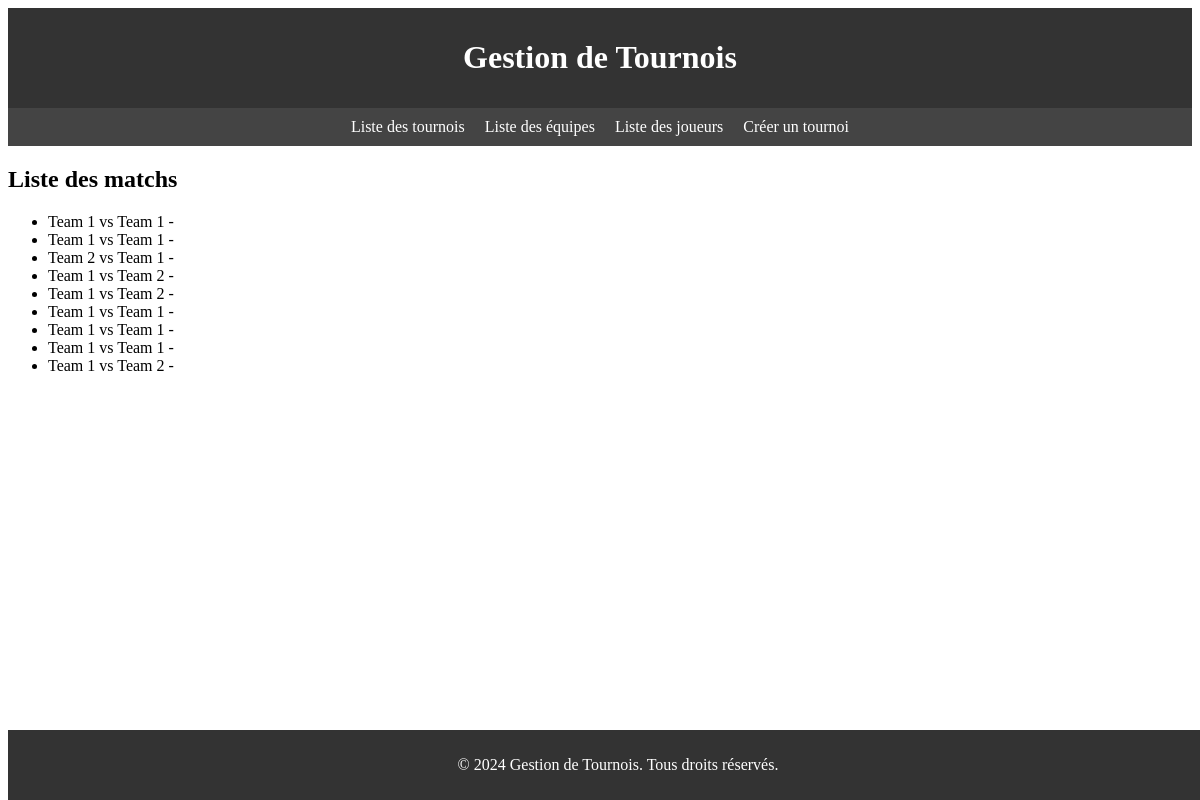
Before: /managertournament/matches/ with the older database file.
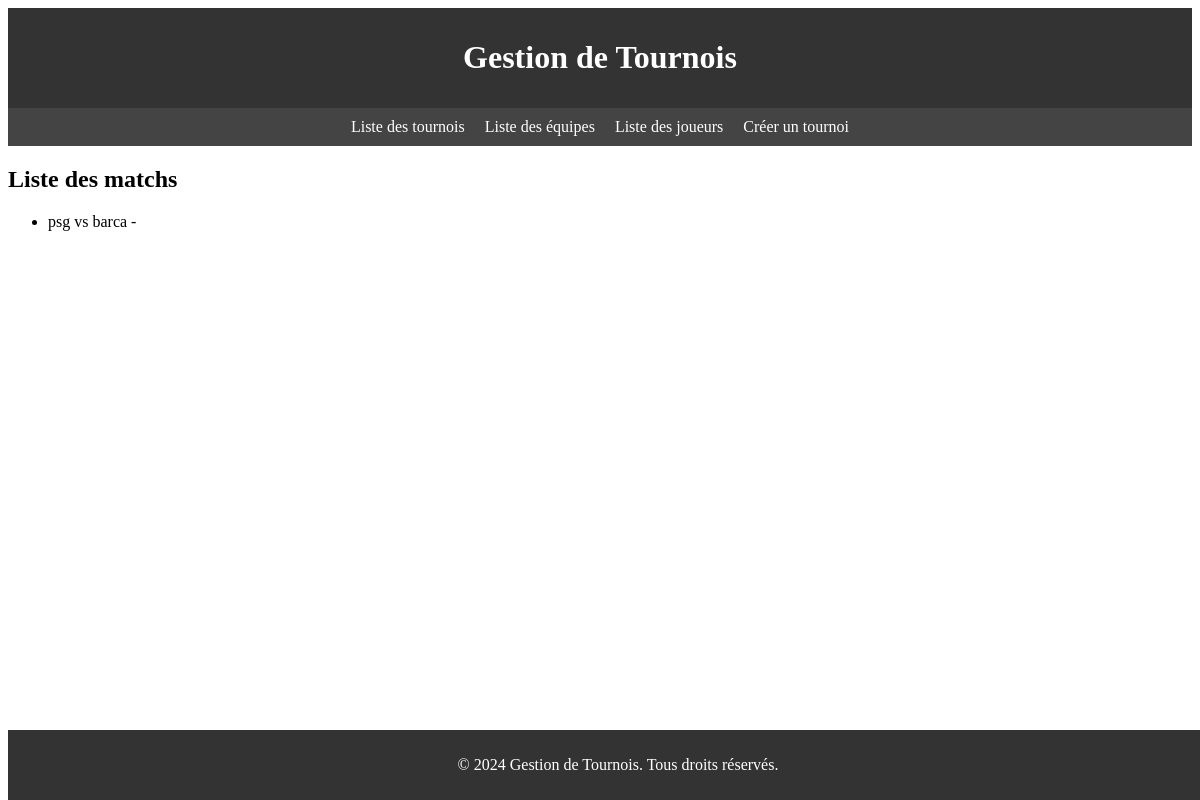
After: the same page with the newer database file.
### managertournament/models.py (models this page shows, shortened)
class Match(models.Model):
    tournament = models.ForeignKey(Tournament, on_delete=models.CASCADE)
    date = models.DateField(default=None, null=True)
    team1 = models.ForeignKey(Team, related_name='team1_matches', on_delete=models.CASCADE)
    team2 = models.ForeignKey(Team, related_name='team2_matches', on_delete=models.CASCADE)
    time = models.TimeField()
    score_team1 = models.IntegerField(default=0)
    score_team2 = models.IntegerField(default=0)
    app_label = 'managertournament'

class Team(models.Model):
    name = models.CharField(max_length=100)
    tournament = models.ForeignKey('Tournament', on_delete=models.CASCADE)
    score = models.IntegerField(default=0)
    def __str__(self):
        return self.name
    class Meta:
        verbose_name_plural = "teams"
    app_label = 'managertournament'

### managertournament/views.py (the view)
# urls.py: path('matches/', views.match_list, name='match_list'),
def match_list(request):
    matches = Match.objects.all()
    return render(request, 'match_list.html', {'matches': matches})

### managertournament/templates/match_list.html
{% extends 'base.html' %} {% block content %}
<h2>Liste des matchs</h2>
<ul>
  {% for match in matches %}
  <li>{{ match.team1 }} vs {{ match.team2 }} - {{ match.date_time }}</li>
  {% endfor %}
</ul>
{% endblock %}

### managertournament/templates/base.html (shortened to what this page needs)
<!DOCTYPE html>
<html lang="en">
  <head>
  </head>
  <body>
    <header>
      <h1>Gestion de Tournois</h1>
    </header>
    <nav>
      <a href="{% url 'managertournament:tournament_list' %}"
        >Liste des tournois</a
      >
      <a href="{% url 'managertournament:team_list' %}">Liste des équipes</a>
      <a href="{% url 'managertournament:player_list' %}">Liste des joueurs</a>
      <a href="{% url 'managertournament:tournament_create' %}"
        >Créer un tournoi</a
      >
    </nav>
    <main>
      {% block content %}{% endblock %}
    </main>
    <footer>
      <p>&copy; 2024 Gestion de Tournois. Tous droits réservés.</p>
    </footer>
  </body>
</html>

### managertournament/templates/base.html (style rules this page uses)
header { background-color: #333; color: #fff; padding: 10px; text-align: center; }
nav { display: flex; justify-content: center; background-color: #444; padding: 10px; }
nav a { color: #fff; text-decoration: none; margin: 0 10px; }
footer { background-color: #333; color: #fff; padding: 10px; text-align: center; position: fixed; bottom: 0; width: 100%; }

Changed rows visible on the page:
removed Match: team1 "Team 1", team2 "Team 1"
removed Match: team1 "Team 2", team2 "Team 1"
removed Match: team1 "Team 1", team2 "Team 2"
removed Match: team1 "Team 1", team2 "Team 2"
removed Match: team1 "Team 1", team2 "Team 1"
removed Match: team1 "Team 1", team2 "Team 1"
removed Match: team1 "Team 1", team2 "Team 1"
removed Match: team1 "Team 1", team2 "Team 2"
changed Match: team1 "Team 1" → "psg"; team2 "Team 1" → "barca"
